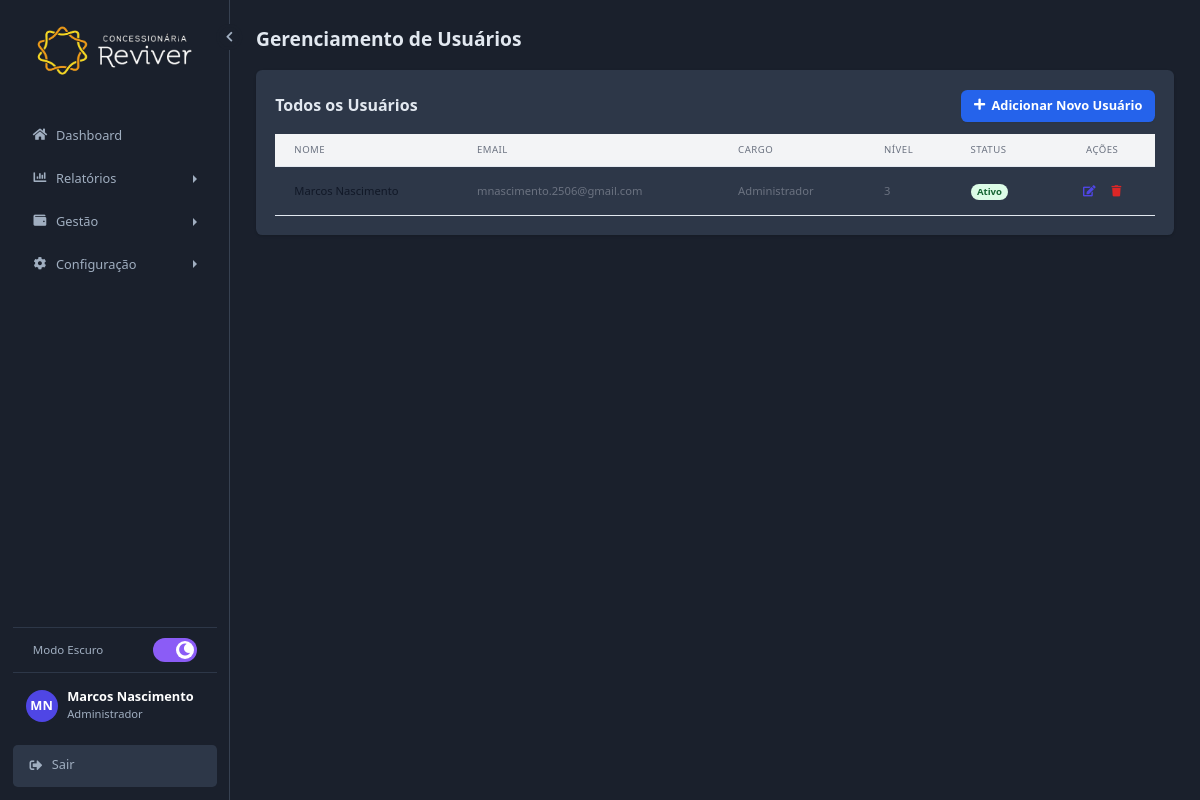
Page /php/configuracoes_usuarios.php (signed in) on the committed database.
### tables this page shows
CREATE TABLE IF NOT EXISTS `usuarios` (
  `id` int(11) NOT NULL AUTO_INCREMENT,
  `nome` varchar(150) NOT NULL,
  `email` varchar(150) NOT NULL,
  `senha` varchar(255) NOT NULL,
  `data_criacao` datetime DEFAULT current_timestamp(),
  `cargo` varchar(50) DEFAULT NULL,
  `nivel` int(11) DEFAULT 1,
  `status` enum('1','0') DEFAULT '1',
  `ultimo_login` varchar(50) DEFAULT NULL,
  `preferencia_tema` enum('light','dark') NOT NULL DEFAULT 'light',
  PRIMARY KEY (`id`),
  UNIQUE KEY `email` (`email`)
);

### includes/carregar_tema.php (called while the page is built, shortened)
<?php
if (isset($_SESSION['user_id'])) {
    try {
        $sql = "SELECT u.preferencia_tema FROM usuarios u WHERE u.id = :id_usuario";
        $stmt_tema = $pdo->prepare($sql);
        $stmt_tema->bindParam(':id_usuario', $_SESSION['user_id']);
        $stmt_tema->execute();
        $preferencia = $stmt_tema->fetchColumn();
        if ($preferencia == 'dark') {
            $themeClass = 'dark';
        }
    } catch (PDOException $e) {
    }
}
?>

### php/configuracoes_usuarios.php (the view, shortened to what this page needs)
<?php
require_once '../includes/conexao.php';
require_once '../includes/carregar_tema.php';
$stmt = $pdo->query("SELECT id, nome, email, cargo, nivel, status FROM usuarios ORDER BY nome");
$usuarios = $stmt->fetchAll(PDO::FETCH_ASSOC);
?>
<!DOCTYPE html>
<html lang="pt-br" class="<?php echo $themeClass; ?>">
<head>
    <script src="https://cdn.tailwindcss.com"></script>
    <link rel="stylesheet" href="https://cdnjs.cloudflare.com/ajax/libs/font-awesome/5.15.4/css/all.min.css">
    <link rel="stylesheet" href="../css/style.css">
</head>
<body>
    <div class="app-layout">
        <?php require_once '../includes/sidebar.php'; ?>
        <main class="main-content">
            <h1 class="text-2xl font-bold text-gray-800 mb-6">Gerenciamento de Usuários</h1>
            <div class="bg-white p-6 rounded-lg shadow">
                <div class="flex justify-between items-center mb-4">
                    <h2 class="text-xl font-semibold text-gray-800">Todos os Usuários</h2>
                    <button onclick="openModal('add')" class="bg-blue-600 hover:bg-blue-700 text-white font-bold py-2 px-4 rounded-lg inline-flex items-center shadow-sm">
                        <i class="fas fa-plus mr-2"></i>Adicionar Novo Usuário
                    </button>
                </div>
                <div class="overflow-x-auto">
                    <table class="min-w-full bg-white">
                        <thead class="bg-gray-100">
                            <tr>
                                <th class="px-6 py-3 text-left text-xs font-medium text-gray-500 uppercase tracking-wider">Nome</th>
                                <th class="px-6 py-3 text-left text-xs font-medium text-gray-500 uppercase tracking-wider">Email</th>
                                <th class="px-6 py-3 text-left text-xs font-medium text-gray-500 uppercase tracking-wider">Cargo</th>
                                <th class="px-6 py-3 text-left text-xs font-medium text-gray-500 uppercase tracking-wider">Nível</th>
                                <th class="px-6 py-3 text-left text-xs font-medium text-gray-500 uppercase tracking-wider">Status</th>
                                <th class="px-6 py-3 text-center text-xs font-medium text-gray-500 uppercase tracking-wider">Ações</th>
                            </tr>
                        </thead>
                        <tbody class="divide-y divide-gray-200">
                            <?php foreach ($usuarios as $usuario): ?>
                                <tr>
                                    <td class="px-6 py-4 whitespace-nowrap text-sm font-medium text-gray-900"><?php echo htmlspecialchars($usuario['nome']); ?></td>
                                    <td class="px-6 py-4 whitespace-nowrap text-sm text-gray-500"><?php echo htmlspecialchars($usuario['email']); ?></td>
                                    <td class="px-6 py-4 whitespace-nowrap text-sm text-gray-500"><?php echo htmlspecialchars($usuario['cargo']); ?></td>
                                    <td class="px-6 py-4 whitespace-nowrap text-sm text-gray-500"><?php echo htmlspecialchars($usuario['nivel']); ?></td>
                                    <td class="px-6 py-4 whitespace-nowrap text-sm">
                                        <span class="px-2 inline-flex text-xs leading-5 font-semibold rounded-full <?php echo $usuario['status'] == 1 ? 'bg-green-100 text-green-800' : 'bg-red-100 text-red-800'; ?>">
                                            <?php echo $usuario['status'] == 1 ? 'Ativo' : 'Inativo'; ?>
                                        </span>
                                    </td>
                                    <td class="px-6 py-4 whitespace-nowrap text-center text-sm font-medium">
                                        <button onclick='openModal("edit", <?php echo json_encode($usuario); ?>)' class="text-indigo-600 hover:text-indigo-800 p-1" title="Editar Usuário">
                                            <i class="fas fa-edit"></i>
                                        </button>
                                        <a href="?action=delete&id=<?php echo $usuario['id']; ?>" onclick="return confirm('Tem certeza que deseja excluir este usuário?');" class="text-red-600 hover:text-red-800 p-1 ml-2" title="Excluir Usuário">
                                            <i class="fas fa-trash"></i>
                                        </a>
                                    </td>
                                </tr>
                            <?php endforeach; ?>
                        </tbody>
                    </table>
                </div>
            </div>
        </main>
    </div>
</body>
</html>

### css/style.css (style rules this page uses)
html { font-size: 80%; }
:root { --cor-primaria: #005A9C; --cor-secundaria: #A0AEC0; --cor-fundo: #F8F9FA; --cor-superficie: #FFFFFF; --cor-texto-principal: #1A202C; --cor-texto-secundario: #718096; --cor-texto-invertido: #FFFFFF; --cor-erro: #DC3545; --cor-borda: #E2E8F0; --cor-sidebar-fundo: #1A202C; --cor-sidebar-texto: #A0AEC0; --cor-sidebar-hover: #2D3748; --fonte-principal: 'Inter', sans-serif; --raio-borda: 0.375rem; --sombra-caixa: 0 1px 3px 0 rgba(0, 0, 0, 0.1), 0 1px 2px 0 rgba(0, 0, 0, 0.06); --transicao-base: all 0.2s ease-in-out; }
.app-layout { display: flex; min-height: 100vh; }
.main-content { flex-grow: 1; padding: 2rem; background-color: var(--cor-fundo); overflow-y: auto; }
tr { border-bottom: 1px solid var(--cor-borda); }
html.dark .main-content { background-color: var(--cor-sidebar-fundo); }
html.dark .text-gray-800 { color: #E2E8F0; }
html.dark .bg-white { background-color: #2D3748; }
.sidebar, .main-content { transition: all 0.3s ease-in-out; }

### rows in the picture
usuarios: nome "Marcos Nascimento", email "mnascimento.2506@gmail.com", cargo "Administrador", nivel "3", status "Ativo"

### other values in the picture
$user_initials "MN"
$_SESSION['nome_usuario'] "Marcos Nascimento"
$_SESSION['cargo_usuario'] "Administrador"
